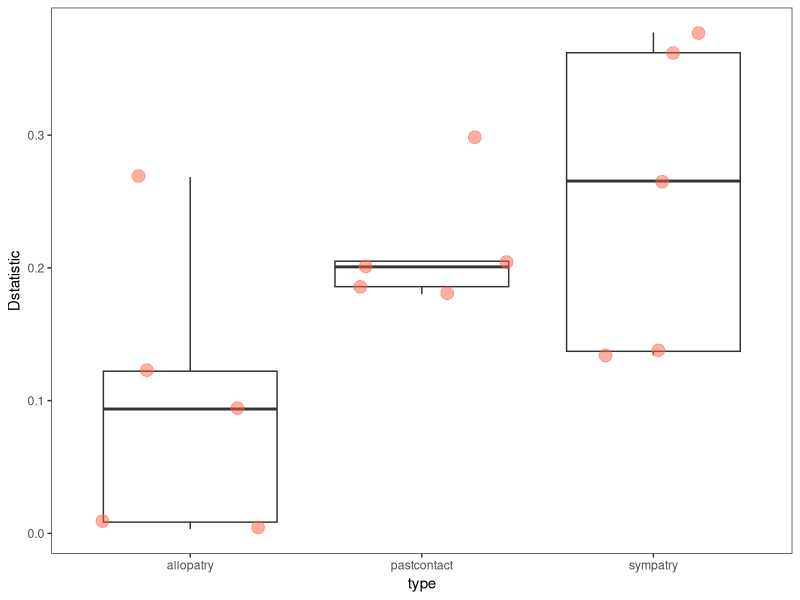
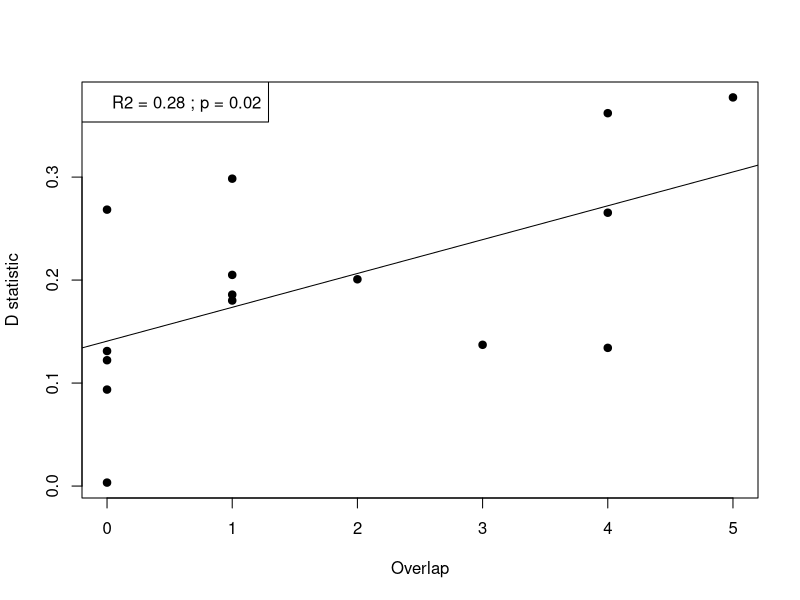
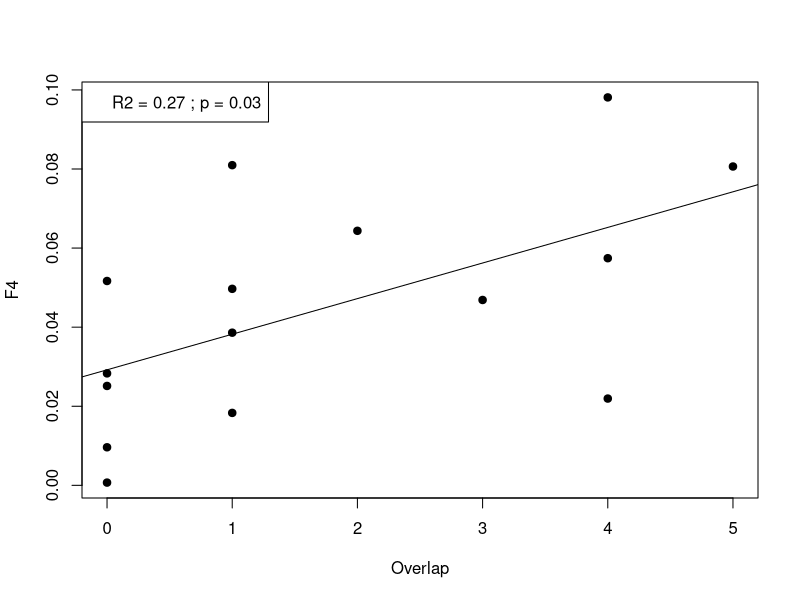
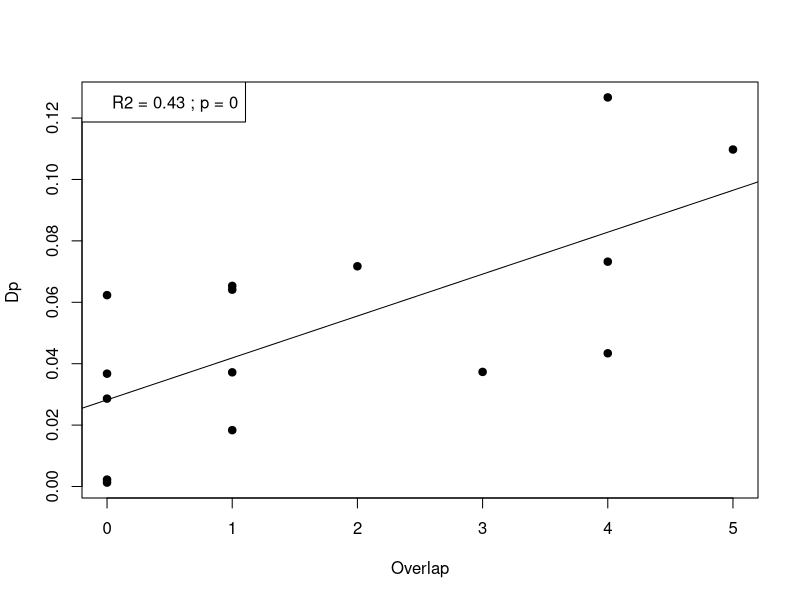
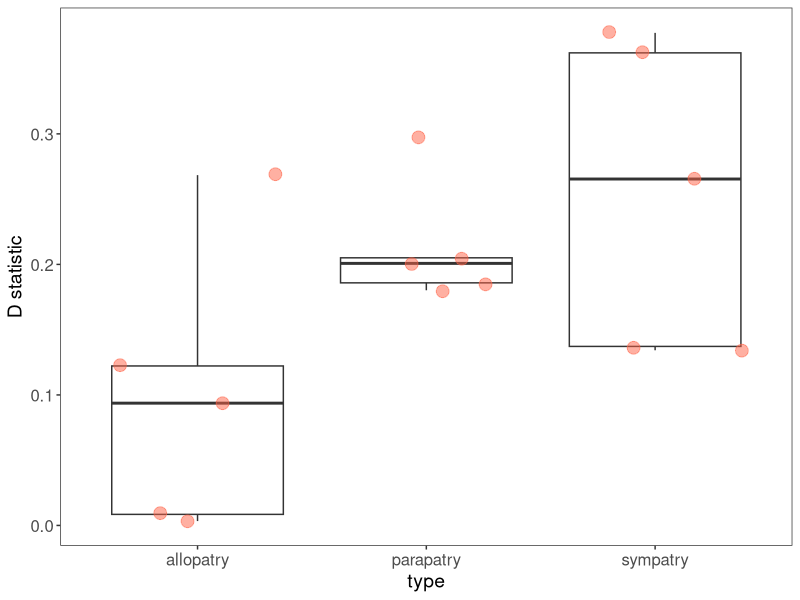
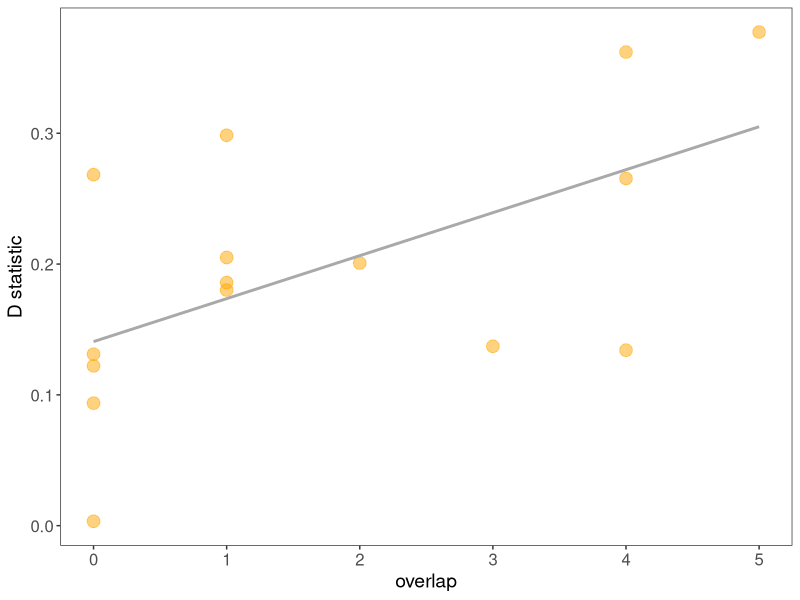

R code for these plots, in order:
## ---- chunk 1


library("ggplot2")
library("ggthemes")
data<-read.table("allBBAA2.txt",h=T)

data<-data[-c(12,15,18),] # 12 15 and 18 for sets2.txt Those had a minimum D value not matching the trees, suggesting possible incongruence on the tree
colnames(data)
## ---- chunk 2
myplot<-ggplot(data = data, mapping = aes(x =type , y = Dstatistic)) +
  geom_boxplot(alpha = 0) +
  geom_jitter(alpha = 0.5, color = "tomato",pch=19,cex=4) 
myplot + theme_bw() + theme( panel.grid.major = element_blank(), panel.grid.minor = element_blank())
wilcox.test(data$Dstatistic[11:15],(data$Dstatistic[6:10])) # past contact vs allopatry
wilcox.test(data$Dstatistic[1:5],(data$Dstatistic[11:15])) # sympatry vs allopatry
wilcox.test(data$Dstatistic[1:10],(data$Dstatistic[11:15])) # past contact and sympatry  
## ---- chunk 3
data_overlap<-read.table("allBBAA.j.txt",h=T)

### D-statistic

plot(data_overlap$overlap,data_overlap$Dstatistic,pch=19,xlab = "Overlap",ylab="D statistic")
model<- lm(data_overlap$Dstatistic~data_overlap$overlap)
abline(model) 
legend("topleft",paste("R2 =",round(as.numeric(summary(model)[9]),2),"; p =",round(as.numeric( (summary(model)$coefficients[8])),2)))
summary(lm(data_overlap$Dstatistic~data_overlap$overlap))

### f4
plot(data_overlap$overlap,data_overlap$f4,pch=19,xlab = "Overlap",ylab="F4")
model<- lm(data_overlap$f4~data_overlap$overlap)
abline(model) 
legend("topleft",paste("R2 =",round(as.numeric(summary(model)[9]),2),"; p =",round(as.numeric( (summary(model)$coefficients[8])),2)))
summary(lm(data_overlap$f4~data_overlap$overlap))

## ---- chunk 4
data$Dp<-abs(data$ABBA-data$BABA)/(data$BBAA+data$ABBA+data$BABA)
cor.test(data$Dp,data$Dstatistic)
data_overlap<-read.table("allBBAA.j.txt",h=T)
plot(data_overlap$overlap,data$Dp,pch=19,xlab = "Overlap",ylab="Dp ")
model<- lm(data$Dp~data_overlap$overlap)
abline(model) 
legend("topleft",paste("R2 =",round(as.numeric(summary(model)[9]),2),"; p =",round(as.numeric( (summary(model)$coefficients[8])),2)))
summary(model)



#summary(lm(data_overlap$Dstatistic~data$Dp))#
write.table(data,"BBAAwithDp.txt",quote=F,row.names=F,sep="\t")
## ---- chunk 5
data$type<-c("sympatry", "sympatry", "sympatry", "sympatry", "sympatry", "parapatry", "parapatry", "parapatry", "parapatry", "parapatry", "allopatry", "allopatry", "allopatry", "allopatry", "allopatry")


library("ggplot2")
## ---- chunk 6

myplot<-ggplot(data = data, mapping = aes(x =type , y = Dstatistic)) +
  geom_boxplot(alpha = 0) +labs(y="D statistic",cex=5)+geom_jitter(alpha = 0.5, color = "tomato",pch=19,cex=4) 
myplot + theme_bw() + theme( panel.grid.major = element_blank(),                            panel.grid.minor = element_blank(),axis.text=element_text(size=12),
                             axis.title=element_text(size=14))
## ---- chunk 7
data_overlap<-read.table("allBBAA.j.txt",h=T)
data$Dp<-abs(data$ABBA-data$BABA)/(data$BBAA+data$ABBA+data$BABA)
cor.test(data$Dp,data$Dstatistic)
data_overlap$Dp<-data$Dp



myplot<-ggplot(data_overlap, aes(x=overlap, Dstatistic )) +
  geom_point(color="orange",pch=19,cex=4,alpha=0.5)+
  geom_smooth(method=lm, se=FALSE,
              color="darkgrey")+labs(y="D statistic",cex=5)

myplot + theme_bw() + theme( panel.grid.major = element_blank(),
    panel.grid.minor = element_blank(),axis.text=element_text(size=12),
                             axis.title=element_text(size=14)) 
